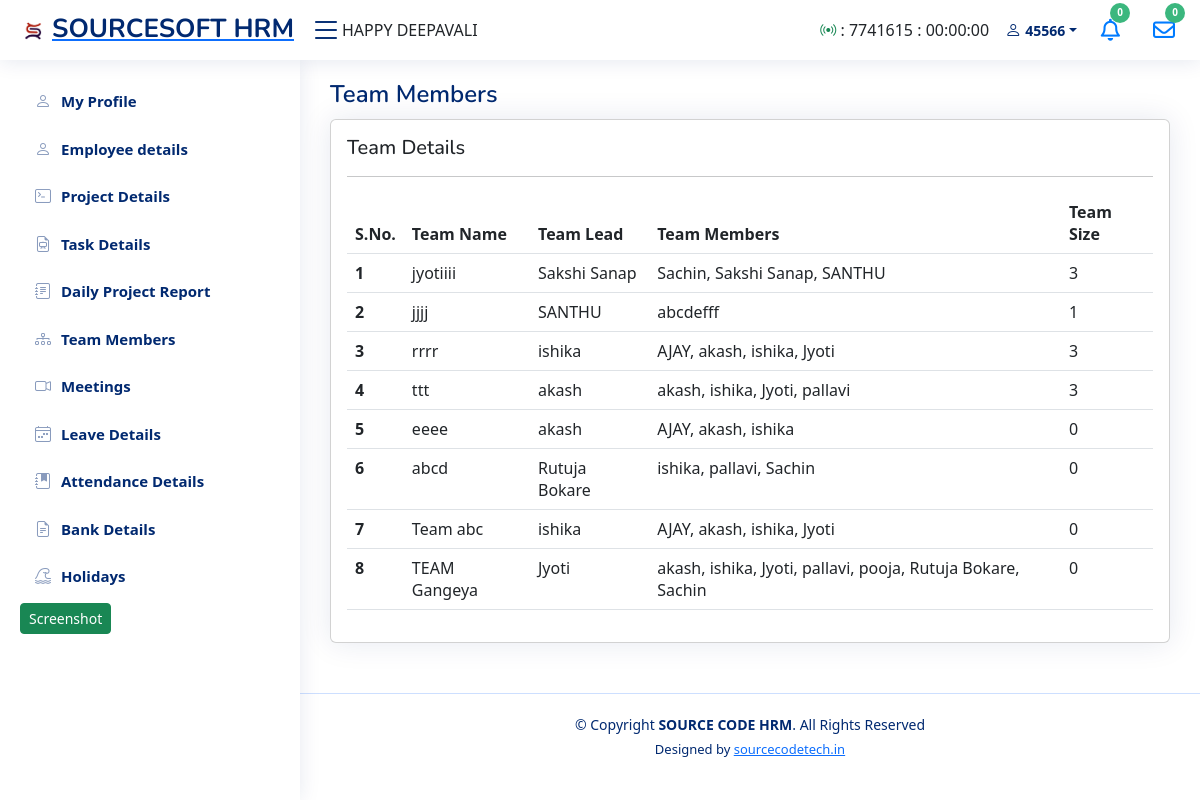
Page /sourcesoft/employee_dashboard/emp_team.php (signed in) on the committed database.
### tables this page shows
CREATE TABLE `notice` (
  `id` int(11) NOT NULL,
  `notice` varchar(500) NOT NULL
);

CREATE TABLE `emp_details` (
  `id` int(90) NOT NULL,
  `fname` varchar(100) NOT NULL,
  `empid` varchar(50) NOT NULL,
  `email` varchar(50) NOT NULL,
  `phno` varchar(12) NOT NULL,
  `username` varchar(50) NOT NULL,
  `pass` varchar(50) NOT NULL,
  `department` varchar(50) NOT NULL,
  `position` varchar(50) NOT NULL,
  `proname` varchar(200) NOT NULL,
  `sdate` varchar(40) NOT NULL,
  `edate` varchar(40) NOT NULL,
  `man` varchar(50) NOT NULL,
  `jdate` varchar(10) NOT NULL,
  `bdate` varchar(10) NOT NULL,
  `add` varchar(200) NOT NULL,
  `edu` varchar(40) NOT NULL,
  `about` text NOT NULL,
  `skills` varchar(50) NOT NULL,
  `status` varchar(255) NOT NULL,
  `last_act` datetime NOT NULL,
  `twitter` varchar(100) NOT NULL,
  `facebook` varchar(100) NOT NULL,
  `instagram` varchar(100) NOT NULL,
  `linkedin` varchar(100) NOT NULL,
  `profile_pic` varchar(300) NOT NULL,
  `adhar_card` varchar(300) NOT NULL,
  `pan_card` varchar(300) NOT NULL
);

CREATE TABLE `team_member` (
  `id` int(11) NOT NULL,
  `team_name` varchar(30) NOT NULL,
  `team_lead` varchar(255) NOT NULL,
  `members` varchar(255) NOT NULL,
  `team_size` int(11) NOT NULL
);

### sourcesoft/employee_dashboard/emp_team.php (the view, shortened to what this page needs)
<?php
include 'connection.php';
?>
<!DOCTYPE html>
<html lang="en">
<head>
    <link href="assets/vendor/bootstrap/css/bootstrap.min.css" rel="stylesheet">
    <link href="assets/vendor/bootstrap-icons/bootstrap-icons.css" rel="stylesheet">
    <link href="assets/vendor/boxicons/css/boxicons.min.css" rel="stylesheet">
    <link href="assets/vendor/quill/quill.snow.css" rel="stylesheet">
    <link href="assets/vendor/quill/quill.bubble.css" rel="stylesheet">
    <link href="assets/vendor/remixicon/remixicon.css" rel="stylesheet">
    <link href="assets/vendor/simple-datatables/style.css" rel="stylesheet">
    <link href="assets/css/style.css" rel="stylesheet">
    <link rel="stylesheet" href="https://cdn.jsdelivr.net/npm/sweetalert2@11.0.18/dist/sweetalert2.min.css">
    <link rel="stylesheet" href="https://cdnjs.cloudflare.com/ajax/libs/font-awesome/4.7.0/css/font-awesome.min.css">
</head>
<body>
    <?php include "include/header.php"; ?>
    <?php include "include/sidebar.php"; ?>
    <main id="main" class="main">
        <div class="pagetitle">
            <h1>Team Members</h1>
        </div>
        <section class="section dashboard">
                <!DOCTYPE html>
                <html lang="en">
                <head>
                    <link href="https://cdn.jsdelivr.net/npm/bootstrap@5.3.0/dist/css/bootstrap.min.css"
                        rel="stylesheet">
                </head>
                </html>
            <?php
      $query = "SELECT *, ROW_NUMBER() OVER (ORDER BY id DESC) as row_num FROM team_member";
      $data = mysqli_query($conn, $query);
      ?>
            <section class="section">
                <div class="row">
                    <div class="col-lg-12">
                        <div class="card">
                            <div class="card-body">
                                <h5 class="">Team Details</h5>
                                <hr>
                                <div class="table-responsive">
                                    <table class="table datatable">
                                        <thead>
                                            <tr>
                                                <th scope="col">S.No.</th>
                                                <th scope="col">Team Name</th>
                                                <th scope="col">Team Lead</th>
                                                <th scope="col">Team Members</th>
                                                <th scope="col">Team Size</th>
                                            </tr>
                                        </thead>
                                        <?php
                    while ($result = mysqli_fetch_assoc($data)) {
                    ?>
                                        <tr>
                                            <th scope="row"><?php echo $result['row_num']; ?></th>
                                            <td><?php echo $result['team_name']; ?></td>
                                            <td><?php echo $result['team_lead']; ?></td>
                                            <td><?php echo $result['members']; ?></td>
                                            <td><?php echo $result['team_size']; ?></td>
                                        </tr>
                                        <?php
                    }
                    ?>
                                    </table>
                                </div>
                            </div>
                        </div>
                    </div>
                </div>
            </section>
        </section>
    </main>
    <?php include "include/footer.php"; ?>
</body>
</html>

### sourcesoft/employee_dashboard/include/header.php (shortened to what this page needs)
<!DOCTYPE html>
<html lang="en">
<head>
    <link rel="stylesheet" href="https://cdnjs.cloudflare.com/ajax/libs/font-awesome/6.4.2/css/all.min.css"
 />
</head>
<?php
include('connection.php');
if (isset($_SESSION['start_time'])) {
    $currentTime = time();
    $startTime = $_SESSION['start_time'];
}
?>
<header id="header" class="header fixed-top d-flex align-items-center">
    <div class="d-flex align-items-center justify-content-between">
        <a href="emp_profile" class="logo d-flex align-items-center">
            <span class="d-none d-lg-block"><img src="assets\img\sourcesoft_logo.png" alt="SOURCESOFT">SOURCESOFT
                HRM</span>
        </a>
        <i class="bi bi-list toggle-sidebar-btn"></i>
    </div>
    <div>
        <marquee direction="left" behavior="scroll">
            <?php
   $query_result = mysqli_query($conn, "SELECT * FROM `notice`");
     while ($result = mysqli_fetch_array($query_result)) {
    ?>
            <?php echo $result['notice']; ?>&nbsp;&nbsp;&nbsp;&nbsp;&nbsp;&nbsp;
            <?php
    }
    ?>
        </marquee>
    </div>
    <nav class="header-nav ms-auto">
        <ul class="d-flex align-items-center">
            <?php $sessionDuration = $currentTime - $startTime;
            $formattedDuration = gmdate("H:i:s", $sessionDuration);
            ?>
            <?php $id = $_SESSION['session_id']; ?>
            <li>
                <div class="pt-3 pe-3">
                    <p>
                        <i class="bi bi-broadcast text-success"></i> : <?php echo "$id" ?> :
                        <?php echo "$formattedDuration" ?>
                    </p>
                </div>
            </li>
            <?php $user =  $_SESSION['auth_user'];
            $user_data = "SELECT * FROM emp_details WHERE username = '$user'";
            $result = mysqli_query($conn, $user_data);
            $show_data = mysqli_fetch_assoc($result);
            $empid = $show_data['empid'];
            ?>
            <li class="nav-item dropdown pe-3">
                <a class="nav-link nav-profile d-flex align-items-center pe-0" href="#" data-bs-toggle="dropdown">
                    <i class="bi bi-person"></i>
                    <span class="d-none d-md-block dropdown-toggle ps-1"><?php echo "$empid"; ?></span>
                </a>
            </li>
            <li class="nav-item">
    <a class="nav-link nav-icon" href="#" data-bs-toggle="dropdown">
        <div class="nav-item dropdown ms-2">
            <?php
            $id = $_SESSION['auth_user'];
            $orderSql = "SELECT * FROM assign_task WHERE status = 'To-Do' && emp_id = '$id' ";
            $orderQuery = mysqli_query($conn, $orderSql);
            $countOrder = mysqli_num_rows($orderQuery);
            ?>
            <span class="badge rounded-pill" style="height: 20px; width: 20px; font-size: 10px;">
                <?php echo $countOrder; ?></span>
            <?php if ($countOrder > 0) { ?>
                <a href='emp_task'> <i class="fa-solid fa-bell fa-shake fa-lg" style="color:#007bff;"></i></a>
            <?php } else { ?>
                <i class="fa-regular fa-bell" style="color:#007bff;"></i>
            <?php } ?>
        </div>
    </a>
</li>
<li class="nav-item">
    <a class="nav-link nav-icon" href="#" data-bs-toggle="dropdown">
        <div class="nav-item dropdown ms-2">
            <?php
            $orderSql = "SELECT * FROM project WHERE status = 'Not Started'";
            $orderQuery = mysqli_query($conn, $orderSql);
            $countOrder = mysqli_num_rows($orderQuery);
            ?>
            <span class="badge rounded-pill" style="height: 20px; width: 20px; font-size: 10px;">
                <?php echo $countOrder; ?></span>
            <?php if ($countOrder > 0) { ?>
                <a href='emp_project'> <i class="fa-solid fa-envelope fa-shake fa-lg" style="color: #007bff;"></i></a>
            <?php } else { ?>
                <i class="fa-regular fa-envelope" style="color: #007bff;"></i>
            <?php } ?>
        </div>
    </a>
</li>
        </ul>
    </nav>
</header>
</html>

### sourcesoft/employee_dashboard/assets/css/style.css (style rules this page uses)
:root { scroll-behavior: smooth; }
body { font-family: "Open Sans", sans-serif; background: #f6f9ff; color: #444444; }
a { color: #4154f1; text-decoration: none; }
h1, h2, h3, h4, h5, h6 { font-family: "Nunito", sans-serif; }
#main { margin-top: 60px; padding: 20px 30px; transition: all 0.3s; }
.pagetitle { margin-bottom: 10px; }
.pagetitle h1 { font-size: 24px; margin-bottom: 0; font-weight: 600; color: #012970; }
.card { margin-bottom: 30px; border: none; border-radius: 5px; box-shadow: 0px 0 30px rgba(1, 41, 112, 0.1); }
.card-body { padding: 0 20px 20px 20px; }
.logo { line-height: 1; }
@media (min-width: 1200px) { .logo { width: 280px; } }
.logo img { max-height: 26px; margin-right: 6px; }
.logo span { font-size: 26px; font-weight: 700; color: #012970; font-family: "Nunito", sans-serif; }
.header { transition: all 0.5s; z-index: 997; height: 60px; box-shadow: 0px 2px 20px rgba(1, 41, 112, 0.1); background-color: #fff; padding-left: 20px; }
.header .toggle-sidebar-btn { font-size: 32px; padding-left: 10px; cursor: pointer; color: #012970; }
.header-nav ul { list-style: none; }
.header-nav>ul { margin: 0; padding: 0; }
.header-nav .nav-icon { font-size: 22px; color: #012970; margin-right: 25px; position: relative; }
.header-nav .nav-profile { color: #012970; }
.header-nav .nav-profile span { font-size: 14px; font-weight: 600; }
@media (min-width: 1200px) { #main, #footer { margin-left: 300px; } }

### sourcesoft/employee_dashboard/include/header.php (style rules this page uses)
.rounded-pill { padding-right: .6em; padding-left: .6em; }
.badge { position: absolute; right: -10px; top: -16px; color: #ffffff; height: 8px; width: 8px; font-weight: 600; font-size: 8px; text-align: center; line-height: 17px; display: block; padding: 0; background-color: #3BB77E; }

### rows in the picture
notice: notice "HAPPY DEEPAVALI"
emp_details: empid "45566"
team_member: row_num "1", team_name "jyotiiii", team_lead "Sakshi Sanap", members "Sachin, Sakshi Sanap, SANTHU", team_size "3"
team_member: row_num "2", team_name "jjjj", team_lead "SANTHU", members "abcdefff", team_size "1"
team_member: row_num "3", team_name "rrrr", team_lead "ishika", members "AJAY, akash, ishika, Jyoti", team_size "3"
team_member: row_num "4", team_name "ttt", team_lead "akash", members "akash, ishika, Jyoti, pallavi", team_size "3"
team_member: row_num "5", team_name "eeee", team_lead "akash", members "AJAY, akash, ishika", team_size "0"
team_member: row_num "6", team_name "abcd", team_lead "Rutuja Bokare", members "ishika, pallavi, Sachin", team_size "0"
team_member: row_num "7", team_name "Team abc", team_lead "ishika", members "AJAY, akash, ishika, Jyoti", team_size "0"
team_member: row_num "8", team_name "TEAM Gangeya", team_lead "Jyoti", members "akash, ishika, Jyoti, pallavi, pooja, Rutuja Bokare, Sachin", team_size "0"

### other values in the picture
$id "7741615"
$formattedDuration "00:00:00"
$countOrder "0"
